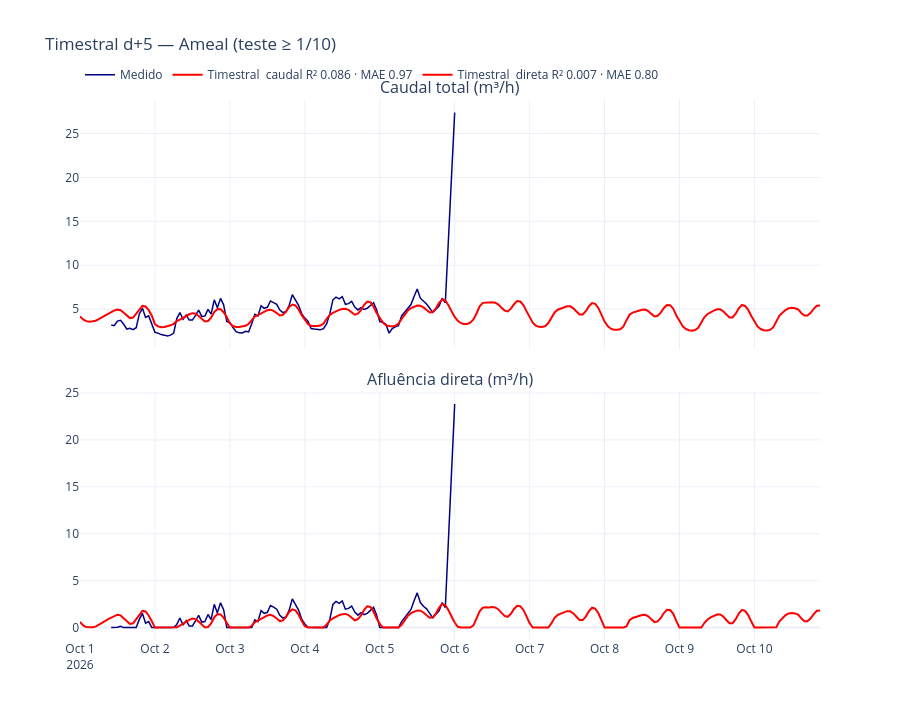
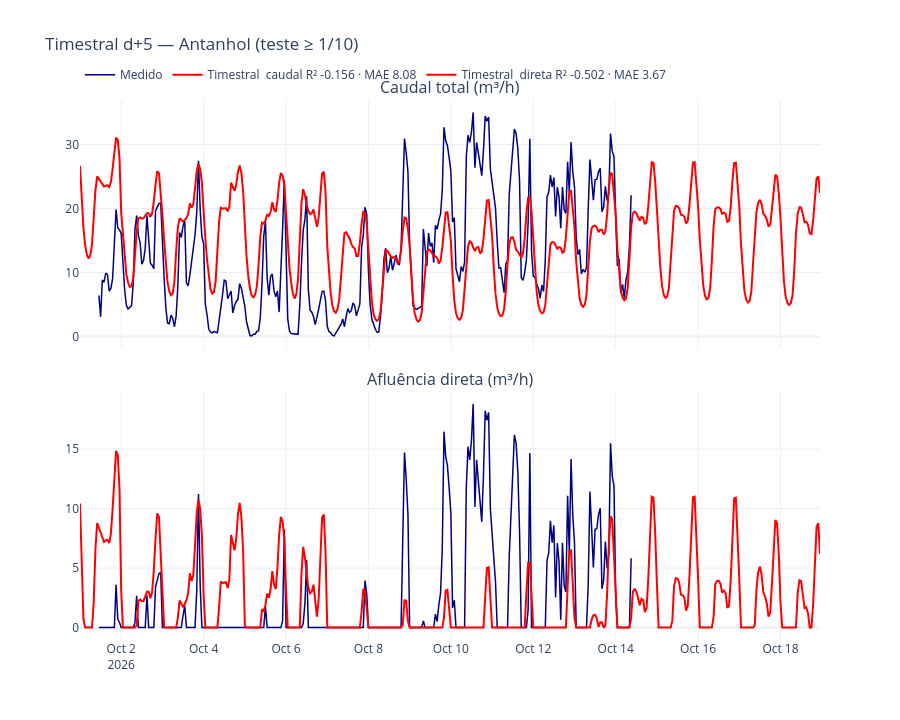

The cell these charts' notebook holds for them, in order:
### Markdown cell above
## 6. Gráficos (Medido vs Timestral)

### Code cell
def figura(estacao: str) -> go.Figure:
    frame = detalhe[estacao]
    medido = teste[estacao]["medido"]
    por_hora = frame.dropna(subset=["timestral"]).groupby("datetime")["timestral"].mean()
    comp = contexto_estacao[estacao]["comp_teste"]
    m = metricas(frame["medido"], frame["timestral"], comp, frame["datetime"])
    nome_caudal = f"Timestral  caudal R² {m.r2_caudal:.3f} · MAE {m.mae_caudal:.2f}"
    nome_direta = f"Timestral  direta R² {m.r2_direta:.3f} · MAE {m.mae_direta:.2f}"
    label = STATIONS[estacao]["folder"]
    fig = make_subplots(
        rows=2, cols=1, shared_xaxes=True, row_heights=[0.5, 0.5], vertical_spacing=0.08,
        subplot_titles=("Caudal total (m³/h)", "Afluência direta (m³/h)"),
    )
    fig.add_trace(
        go.Scatter(
            x=medido.index, y=medido, name="Medido", mode="lines",
            line=dict(color="navy", width=1.5), legendgroup="medido",
        ),
        row=1, col=1,
    )
    fig.add_trace(
        go.Scatter(x=por_hora.index, y=por_hora, name=nome_caudal, mode="lines", line=dict(color="red", width=2)),
        row=1, col=1,
    )
    d_obs = split_flow(medido, comp)["direta_m3_h"]
    d_ts = split_flow(por_hora, comp)["direta_m3_h"]
    fig.add_trace(
        go.Scatter(
            x=d_obs.index, y=d_obs, name="Medido", mode="lines",
            line=dict(color="navy", width=1.5), legendgroup="medido", showlegend=False,
        ),
        row=2, col=1,
    )
    fig.add_trace(
        go.Scatter(x=d_ts.index, y=d_ts, name=nome_direta, mode="lines", line=dict(color="red", width=2)),
        row=2, col=1,
    )
    fig.update_traces(yhoverformat=".2f")
    fig.update_layout(
        title_text=f"Timestral d+5 — {label} (teste ≥ 1/10)",
        height=720, template="plotly_white", hovermode="x unified",
        hoverlabel=dict(namelength=-1),
        legend=dict(orientation="h", yanchor="bottom", y=1.02, x=0),
    )
    return fig


for estacao in STATIONS:
    fig = figura(estacao)
    html_path = OUTPUT_DIR / f"07_timestral_{estacao}.html"
    fig.write_html(html_path)
    print(html_path)
    fig.show()
